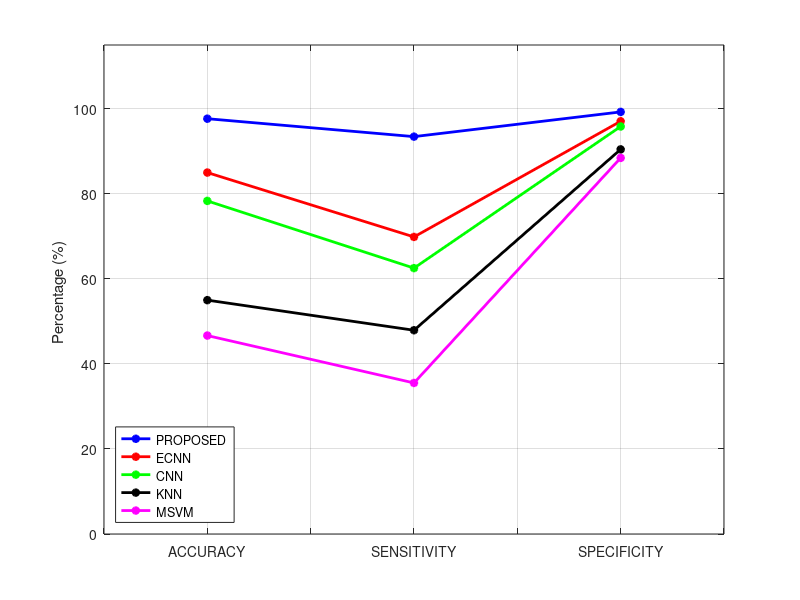
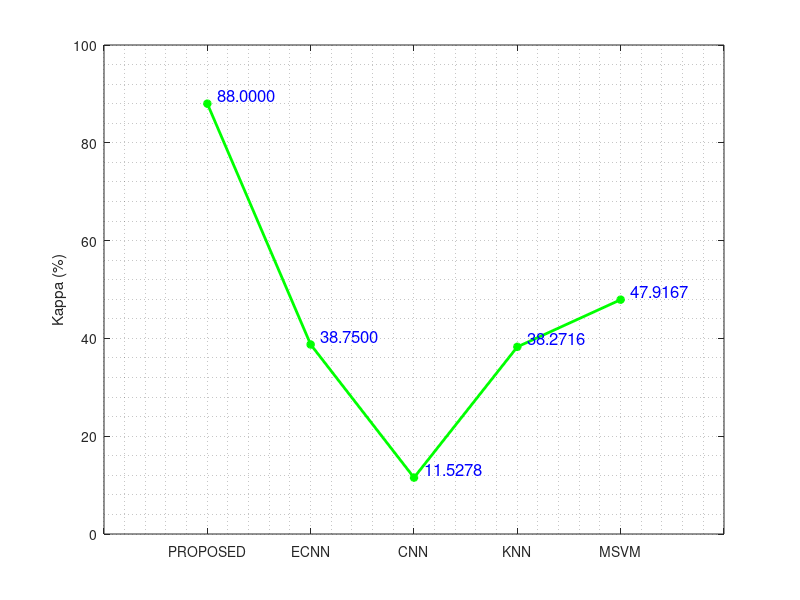
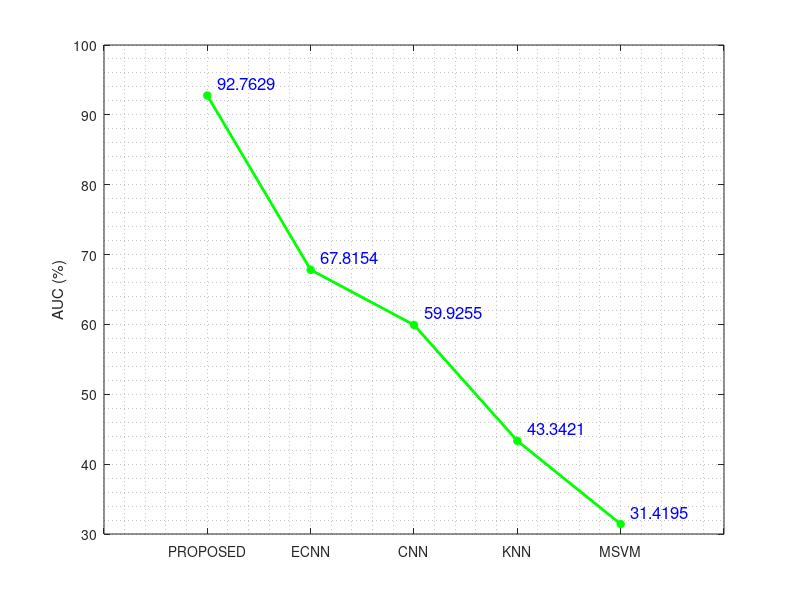
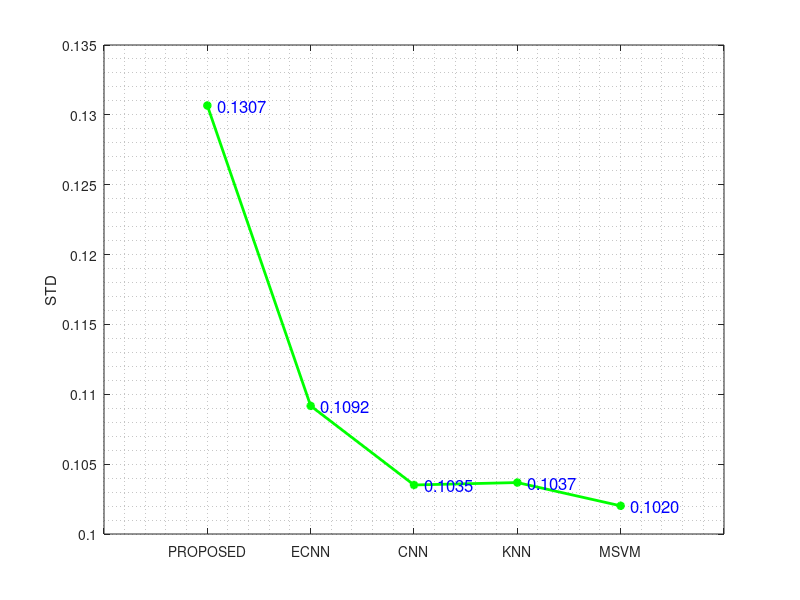

Here is the MATLAB script that generated these plots, in order:
val1 = [0.976666667	0.93452381	0.992621932	0.88	0.92762883
0.85	0.698639456	0.970677479	0.3875	0.678153585
0.783333333	0.625283447	0.958373415	0.115277778	0.599255032
0.55	0.479166667	0.904531395	0.382716049	0.433421293
0.466666667	0.355235043	0.884469667	0.479166667	0.31419462];

val1 = val1*100;
figure;
plot(val1(1,1:3) , '-b*' , 'LineWidth',2);hold on
plot(val1(2,1:3) , '-r*' , 'LineWidth',2);hold on
plot(val1(3,1:3) , '-g*' , 'LineWidth',2);hold on
plot(val1(4,1:3) , '-k*' , 'LineWidth',2);hold on
plot(val1(5,1:3) , '-m*' , 'LineWidth',2);hold on
xlim([0.5 3.5])
set(gca,'XTickLabel', {' ' , 'ACCURACY' , ' ' , 'SENSITIVITY' , ' ' , 'SPECIFICITY' , ' '})
legend('PROPOSED ','ECNN' , 'CNN', 'KNN','MSVM','Location','southwest')
ylabel('Percentage (%) ')
ylim([0 115])
grid on


v4 = val1(:,4);
x = 1:5;
figure;plot(v4,'-g*','LineWidth',2)
str = {'88.0000','38.7500','11.5278','38.2716','47.9167'};
t = text(x+.1,v4+1.8,str,'Color','blue','FontSize',12);
xlim ([0 6]);
set(gca,'XTickLabel', {' ' ,'PROPOSED ','ECNN' , 'CNN', 'KNN','MSVM',' '})
grid minor
ylabel('Kappa (%)')


v5 = val1(:,5);
x = 1:5;
figure;plot(v5,'-g*','LineWidth',2)
str = {'92.7629','67.8154','59.9255','43.3421','31.4195'};
t = text(x+.1,v5+1.8,str,'Color','blue','FontSize',12);
xlim ([0 6]);
set(gca,'XTickLabel', {' ' ,'PROPOSED ','ECNN' , 'CNN', 'KNN','MSVM',' '})
grid minor
ylabel('AUC (%)')

val2 = [0.1306678	0.35	2.585214369
0.109169544	2.05	6.240993511
0.103509834	1.916666667	5.823801737
0.103682207	7.75	12.17168846
0.102016702	9.483333333	13.57632744];
v1 = val2(:,1);
x = 1:5;
figure;plot(v1,'-g*','LineWidth',2)
str = {'0.1307','0.1092','0.1035','0.1037','0.1020'};
t = text(x+.1,v1+0.0,str,'Color','blue','FontSize',12);
xlim ([0 6]);
set(gca,'XTickLabel', {' ' ,'PROPOSED ','ECNN' , 'CNN', 'KNN','MSVM',' '})
grid minor
ylabel('STD')


v2 = val2(:,2);
x = 1:5;
figure;plot(v2,'-g*','LineWidth',2)
str = {'0.3500','2.0500','1.9167','7.7500','9.4833'};
t = text(x+.1,v2+0.018,str,'Color','blue','FontSize',12);
xlim ([0 6]);
set(gca,'XTickLabel', {' ' ,'PROPOSED ','ECNN' , 'CNN', 'KNN','MSVM',' '})
grid minor
ylabel('MAE')


v3 = val2(:,3);
x = 1:5;
figure;plot(v3,'-g*','LineWidth',2)
str = {'2.5852','6.2410','5.8238','12.1717','13.5763'};
t = text(x+.1,v3+0.09,str,'Color','blue','FontSize',12);
xlim ([0 6]);
set(gca,'XTickLabel', {' ' ,'PROPOSED ','ECNN' , 'CNN', 'KNN','MSVM',' '})
grid minor
ylabel('RMSE')

val3 = [0.006214024	0.012387387
0.021306062	0.102067183
0.031493126	0.161879896
0.08381201	0.434782609
0.097911227	0.475];
val3 = val3*100;

v6 = val3(:,1);
x = 1:5;
figure;plot(v6,'-g*','LineWidth',2)
str = {'0.6214','2.1306','3.1493','8.3812','9.7911'};
t = text(x+.1,v6+0.018,str,'Color','blue','FontSize',12);
xlim ([0 6]);
set(gca,'XTickLabel', {' ' ,'PROPOSED ','ECNN' , 'CNN', 'KNN','MSVM',' '})
grid minor
ylabel('FAR (%)')


v7 = val3(:,2);
x = 1:5;
figure;plot(v7,'-g*','LineWidth',2)
str = {'1.2387','10.2067','16.1880','43.4783','47.5000'};
t = text(x+.1,v7+0.09,str,'Color','blue','FontSize',12);
xlim ([0 6]);
set(gca,'XTickLabel', {' ' ,'PROPOSED ','ECNN' , 'CNN', 'KNN','MSVM',' '})
grid minor
ylabel('FRR (%)')
ylim([-1 50])